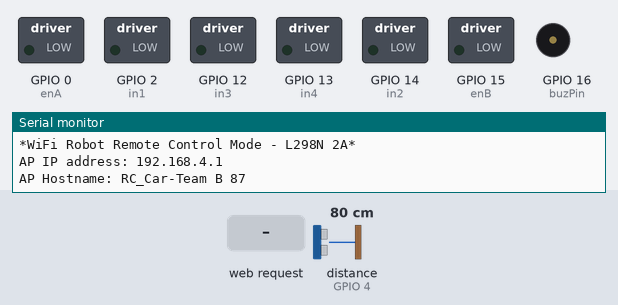
This sketch was run on a simulated ESP8266 (NodeMCU). Parts: switched loads named in the sketch (green lamp = pin HIGH), buzzer (waves = sounding), the last lines printed to the serial monitor. Wiring (inferred from the names in the program): ultrasonic range finder: trigger GPIO 5; echo GPIO 4. The inputs (shaded band) are chosen by the test bench; at power-on: distance to the obstacle (sensor on GPIO 4) 80 cm. The echo pulse lasts 58.3 µs per cm; pins used as bus, display or sensor lines are not drawn.

Above: at 1.2 s.
1.3 s: HTTP request GET /?State=F received
At 2.5 s:
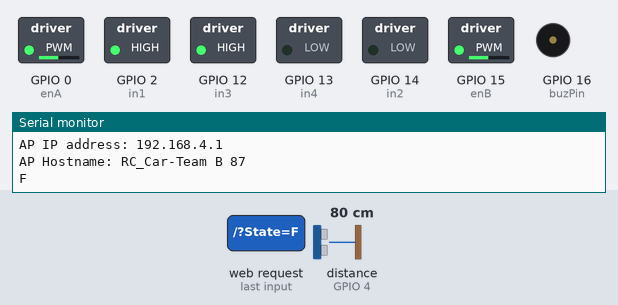
2.8 s: distance to the obstacle (sensor on GPIO 4) set to 23 cm
4.3 s: distance to the obstacle (sensor on GPIO 4) set to 19 cm
At 5.1 s:
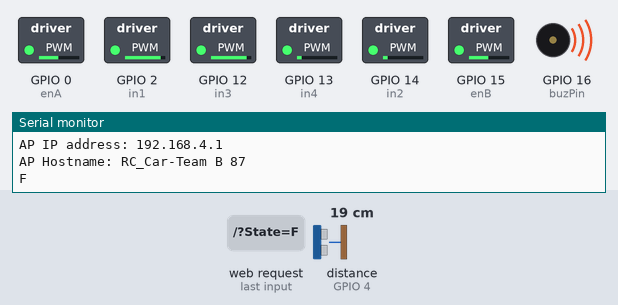
5.8 s: HTTP request GET /?State=B received
At 6.9 s:
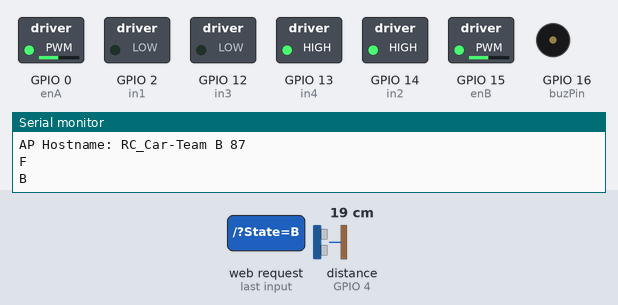
7.3 s: HTTP request GET /?State=R received
At 8.1 s:
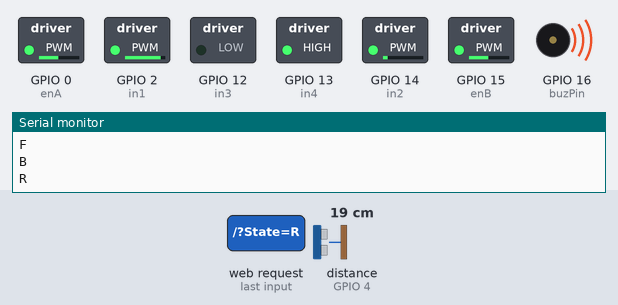
8.8 s: HTTP request GET /?State=L received
At 9.2 s:
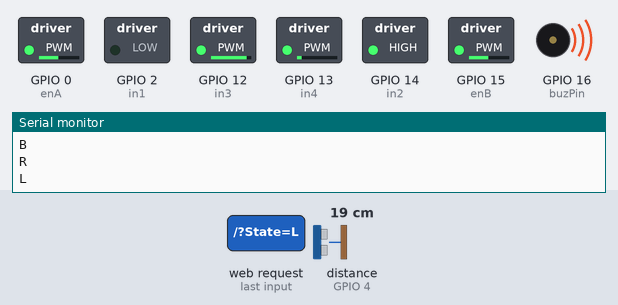
Timing chart, 0 to 11.3 s (numbered marks = the images above; inputs shaded):
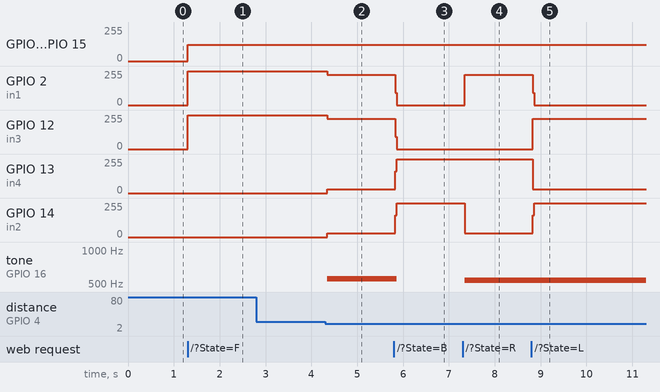

The sketch:

wifi_rc_car.ino
```cpp
/*    wifi rc car code for workshop     */

#include <ESP8266WiFi.h>
#include <ESP8266WebServer.h>
#include <ArduinoOTA.h>

// Motor pins
int enA = 0;
int in1 = 2;
int in2 = 14;
int in3 = 12;
int in4 = 13;
int enB = 15;

int buzPin = 16;

// Ultrasonic sensor pins
int TRIG_FRONT = 5;
int ECHO_FRONT = 4;

String command;    // Stores the current command from the app
int SPEED = 122;
int speed_Coeff = 2;

const int objectNearThreshold = 20;  // Distance to trigger reverse (in cm)
const int objectFarThreshold = 35;   // Distance to trigger forward (in cm)

ESP8266WebServer server(80);

// Function declarations
void Stop();
void Forward();
void Backward();
void TurnRight();
void TurnLeft();
void ForwardLeft();
void BackwardLeft();
void ForwardRight();
void BackwardRight();
void BeepHorn();
long getDistance(int trigPin, int echoPin);
void HTTP_handleRoot();

void setup() {
  Serial.begin(115200);
  Serial.println("*WiFi Robot Remote Control Mode - L298N 2A*");

  // Set up pins
  pinMode(buzPin, OUTPUT);
  pinMode(in1, OUTPUT);
  pinMode(in2, OUTPUT);
  pinMode(in3, OUTPUT);
  pinMode(in4, OUTPUT);
  pinMode(enA, OUTPUT);
  pinMode(enB, OUTPUT);
  pinMode(TRIG_FRONT, OUTPUT);
  pinMode(ECHO_FRONT, INPUT);

  Stop();

  WiFi.mode(WIFI_AP);
  String hostname = "RC_Car-Team B " + String(ESP.getChipId(), HEX).substring(4);
  WiFi.softAP(hostname.c_str());
  Serial.print("AP IP address: ");
  Serial.println(WiFi.softAPIP());
  Serial.print("AP Hostname: ");
  Serial.println(hostname);

  server.on("/", HTTP_handleRoot);
  server.onNotFound(HTTP_handleRoot);
  server.begin();
  ArduinoOTA.begin();
}

void loop() {
  ArduinoOTA.handle();
  server.handleClient();

  if (server.hasArg("State")) {
    command = server.arg("State");

    if (command == "F") Forward();
    else if (command == "B") Backward();
    else if (command == "R") TurnRight();
    else if (command == "L") TurnLeft();
    else if (command == "G") ForwardLeft();
    else if (command == "H") BackwardLeft();
    else if (command == "I") ForwardRight();
    else if (command == "J") BackwardRight();
    else if (command == "S") Stop();
    else if (command == "V") BeepHorn();
    else if (command >= "0" && command <= "9") SPEED = command.toInt() * 20 + 60;
    else if (command == "q") SPEED = 255;
  }

  long distanceFront = getDistance(TRIG_FRONT, ECHO_FRONT);
  if (distanceFront < objectNearThreshold) {
    digitalWrite(buzPin, HIGH);
    Backward();
  } else {
    digitalWrite(buzPin, LOW);
  }
}

void HTTP_handleRoot(void) {
  server.send(200, "text/html", "");
  if (server.hasArg("State")) {
    Serial.println(server.arg("State"));
  }
}

// movement functions
void Forward() {
  digitalWrite(in1, HIGH); digitalWrite(in2, LOW);
  digitalWrite(in3, HIGH); digitalWrite(in4, LOW);
  analogWrite(enA, SPEED); analogWrite(enB, SPEED);
  digitalWrite(buzPin, LOW);
}

void Backward() {
  digitalWrite(in1, LOW); digitalWrite(in2, HIGH);
  digitalWrite(in3, LOW); digitalWrite(in4, HIGH);
  analogWrite(enA, SPEED); analogWrite(enB, SPEED);
}

void TurnRight() {
  digitalWrite(in1, HIGH); digitalWrite(in2, LOW);
  digitalWrite(in3, LOW); digitalWrite(in4, HIGH);
  analogWrite(enA, SPEED); analogWrite(enB, SPEED);
  digitalWrite(buzPin, LOW);
}

void TurnLeft() {
  digitalWrite(in1, LOW); digitalWrite(in2, HIGH);
  digitalWrite(in3, HIGH); digitalWrite(in4, LOW);
  analogWrite(enA, SPEED); analogWrite(enB, SPEED);
  digitalWrite(buzPin, LOW);
}

void ForwardLeft() {
  digitalWrite(in1, HIGH); digitalWrite(in2, LOW);
  digitalWrite(in3, HIGH); digitalWrite(in4, LOW);
  analogWrite(enA, SPEED / speed_Coeff); analogWrite(enB, SPEED);
  digitalWrite(buzPin, LOW);
}

void BackwardLeft() {
  digitalWrite(in1, LOW); digitalWrite(in2, HIGH);
  digitalWrite(in3, LOW); digitalWrite(in4, HIGH);
  analogWrite(enA, SPEED / speed_Coeff); analogWrite(enB, SPEED);
  digitalWrite(buzPin, LOW);
}

void ForwardRight() {
  digitalWrite(in1, HIGH); digitalWrite(in2, LOW);
  digitalWrite(in3, HIGH); digitalWrite(in4, LOW);
  analogWrite(enA, SPEED); analogWrite(enB, SPEED / speed_Coeff);
  digitalWrite(buzPin, LOW);
}

void BackwardRight() {
  digitalWrite(in1, LOW); digitalWrite(in2, HIGH);
  digitalWrite(in3, LOW); digitalWrite(in4, HIGH);
  analogWrite(enA, SPEED); analogWrite(enB, SPEED / speed_Coeff);
  digitalWrite(buzPin, LOW);
}

void Stop() {
  digitalWrite(in1, LOW); digitalWrite(in2, LOW);
  digitalWrite(in3, LOW); digitalWrite(in4, LOW);
  analogWrite(enA, 0); analogWrite(enB, 0);
  digitalWrite(buzPin, LOW);
}

void BeepHorn() {
  digitalWrite(buzPin, HIGH);
  delay(150);
  digitalWrite(buzPin, LOW);
  delay(80);
}

long getDistance(int trigPin, int echoPin) {
  digitalWrite(trigPin, LOW);
  delayMicroseconds(2);
  digitalWrite(trigPin, HIGH);
  delayMicroseconds(10);
  digitalWrite(trigPin, LOW);

  long duration = pulseIn(echoPin, HIGH);
  return duration * 0.034 / 2;  // Convert time to distance (cm)
}
```

Measured:
- the behaviour switches between 21 and 20 cm on distance to the obstacle (sensor on GPIO 4) (found by bisection; images 1 and 2)
- after the input at 1.3 s, GPIO 0 (enA), GPIO 15 (enB): 0/255 → 122/255 at once; GPIO 2 (in1), GPIO 12 (in3): 0/255 → 255/255 at once
- after the input at 2.8 s, every drawn part: stays the same
- after the input at 4.3 s, GPIO 2 (in1), GPIO 12 (in3): 255/255 → 227/255 after 0.05 s; GPIO 13 (in4), GPIO 14 (in2): 0/255 → 28/255 after 0.05 s; tone on GPIO 16 (buzPin): silent → 559 Hz after 0.05 s
- after the input at 5.8 s, GPIO 2 (in1), GPIO 12 (in3): 227/255 → 0/255 at once; GPIO 13 (in4), GPIO 14 (in2): 28/255 → 255/255 at once; tone on GPIO 16 (buzPin): 559 Hz → silent after 0.07 s
- after the input at 7.3 s, GPIO 2 (in1): 0/255 → 227/255 after 0.05 s; GPIO 14 (in2): 255/255 → 28/255 after 0.05 s; tone on GPIO 16 (buzPin): silent → 540 Hz after 0.05 s
- after the input at 8.8 s, GPIO 2 (in1): 227/255 → 0/255 at once; GPIO 12 (in3): 0/255 → 227/255 at once; GPIO 13 (in4): 255/255 → 28/255 at once; GPIO 14 (in2): 28/255 → 255/255 at once
